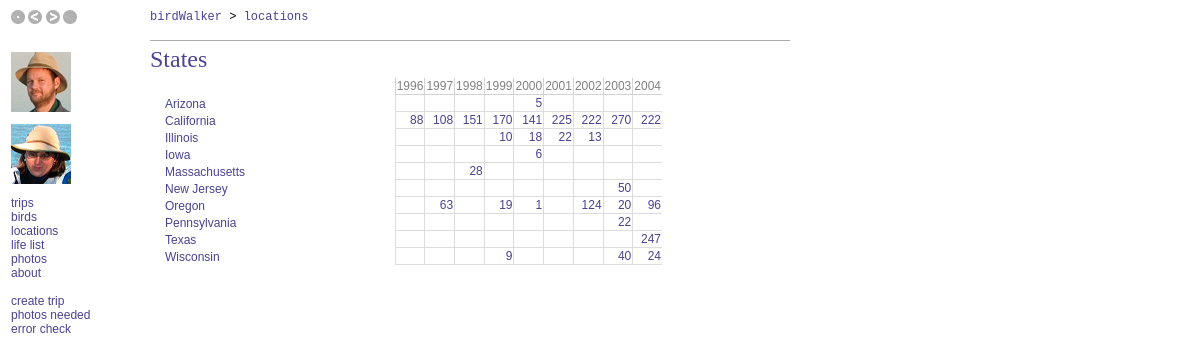
The app's page /stateindex.php with its own data.
### tables this page shows
CREATE TABLE state (
  objectid mediumint(9) NOT NULL auto_increment,
  Name varchar(16) default NULL,
  Abbreviation varchar(16) default NULL,
  Notes text,
  PRIMARY KEY  (objectid)
) TYPE=MyISAM;

### stateindex.php (the view, shortened to what this page needs)
<?php
require("./birdwalker.php");
$stateStats = performQuery("SELECT
    location.State,
    count(distinct sighting.SpeciesAbbreviation) AS SpeciesCount,
    year(sighting.TripDate) AS theyear
  FROM location, sighting
  WHERE sighting.LocationName=location.Name
  GROUP BY location.State, theyear
  ORDER BY State, theyear");
$years = array(1996, 1997, 1998, 1999, 2000, 2001, 2002, 2003, 2004);
$visitedStatesQuery = performQuery("
    SELECT DISTINCT(state.objectid)
      FROM state, location, sighting
      WHERE state.Abbreviation=location.State and location.Name=sighting.LocationName ORDER BY state.Name");
while ($info = mysql_fetch_array($stateStats))
{
	$state = $info["State"];
	$year = $info["theyear"];
	$speciesCount = $info["SpeciesCount"];
	$table[$state][$year] = $speciesCount;
}
?>
<html>
  <head>
    <link title="Style" href="./stylesheet.css" type="text/css" rel="stylesheet">
  </head>
  <body>
    <div class=contentright>
      <div class="titleblock">
        <div class=pagetitle>States</div>
      </div>
<table columns=11 class=metadata cellpadding=1 cellspacing=0 width=80%>
  <tr><td></td><? insertYearLabels() ?></tr>
<? while ($info = mysql_fetch_array($visitedStatesQuery))
   { $id = $info["objectid"];
	 $info = getStateInfo($id);
     $state = $info["Abbreviation"]; ?>
    <tr>
      <td class=firstcell><a href="./statedetail.php?id=<?= $info["objectid"] ?>"><?= getStateNameForAbbreviation($state) ?></a></td>
<?	  foreach ($years as $year)
	  { ?>
		  <td class=bordered align=right>
              <a href="./specieslist.php?state=<?= urlencode($state) ?>&year=<?= $year ?>"><?= $table[$state][$year] ?></a>
          </td>
<?	  } ?>
    </tr>
<? } ?>
</table>
    </div>
  </body>
</html>

### stylesheet.css (style rules this page uses)
.contentright { font: 10pt Arial; left: 150px; width: 640px; top: 40px; padding-bottom: 30px; position: absolute; }
.pagetitle { font: 18pt Times, Serif; color:#484393 }
.metadata { font: 9pt Arial, Serif }
.titleblock { border-top: solid 1px #AAAAAA; padding-top: 5px; margin-bottom: 5px }
.firstcell { padding-left: 15px; white-space: nowrap; }
.bordered { border-left: solid 1px #DDDDDD; border-bottom: solid 1px #DDDDDD; width: 25px }
a { color:#484393; text-decoration:none; }

### records on screen
state: getStateNameForAbbreviation($state) "Arizona", Abbreviation "5"
state: getStateNameForAbbreviation($state) "California", Abbreviation "88", Abbreviation "108", Abbreviation "151", Abbreviation "170", Abbreviation "141", Abbreviation "225", Abbreviation "222", Abbreviation "270"
state: getStateNameForAbbreviation($state) "Illinois", Abbreviation "10", Abbreviation "18", Abbreviation "22", Abbreviation "13"
state: getStateNameForAbbreviation($state) "Iowa", Abbreviation "6"
state: getStateNameForAbbreviation($state) "Massachusetts", Abbreviation "28"
state: getStateNameForAbbreviation($state) "New Jersey", Abbreviation "50"
state: getStateNameForAbbreviation($state) "Oregon", Abbreviation "63", Abbreviation "19", Abbreviation "1", Abbreviation "124", Abbreviation "20", Abbreviation "96"
state: getStateNameForAbbreviation($state) "Pennsylvania", Abbreviation "22"
state: getStateNameForAbbreviation($state) "Texas", Abbreviation "247"
state: getStateNameForAbbreviation($state) "Wisconsin", Abbreviation "9", Abbreviation "40", Abbreviation "24"
